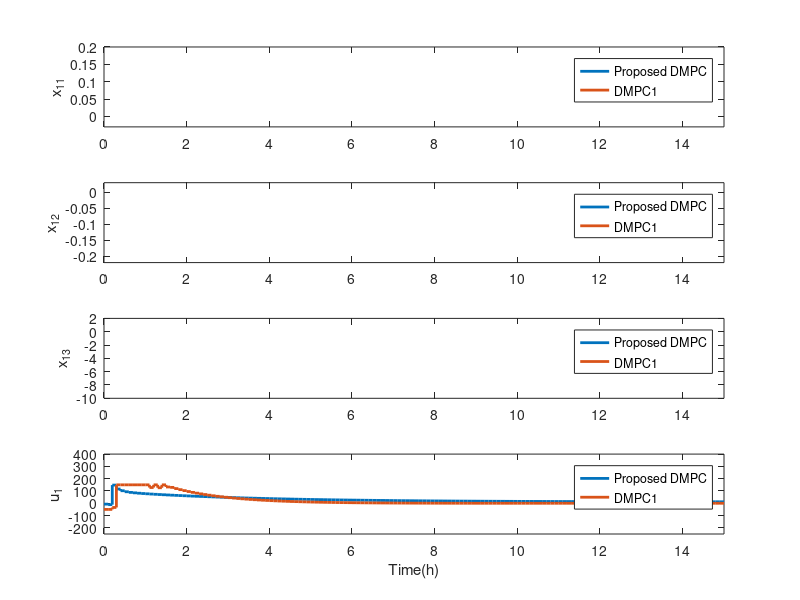
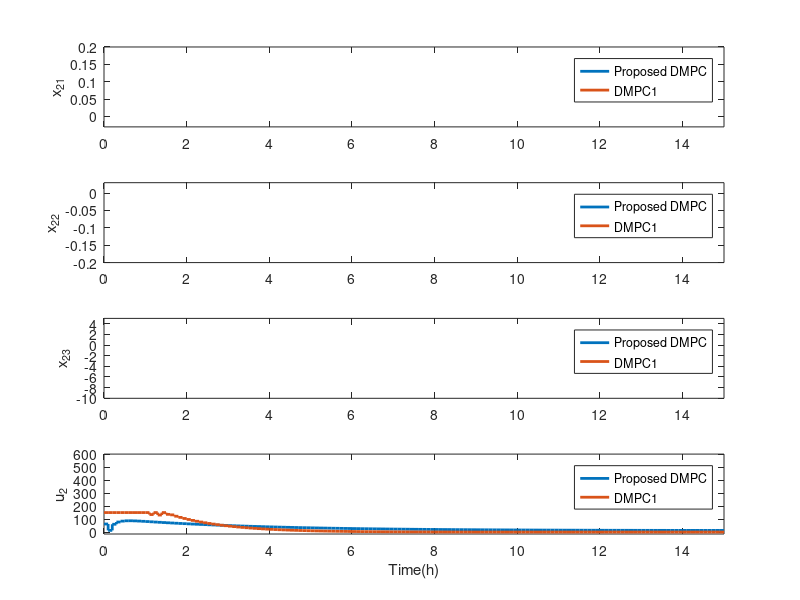
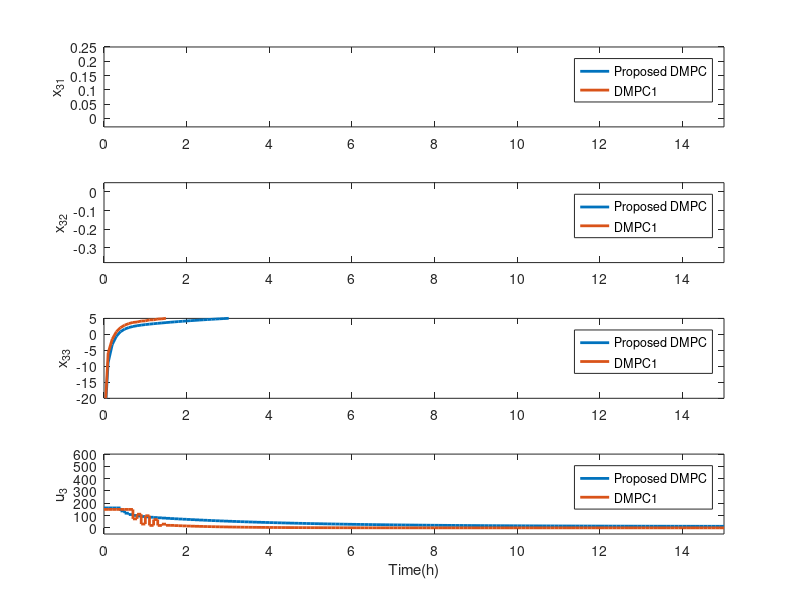

Here is the MATLAB script that generated these plots, in order:
clc
clear all
close all

load cmpc
xs1=2.74965498723184e-05;
xs2=0.000293813807189524;
xs3=490.485791311134;
xs4=6.41585647871797e-05;
xs5=0.000695133982828163;
xs6=463.932407617157;
xs7=7.41883444015044e-06;
xs8=0.000480500405435715;
xs9=307.008209455795;
cx1=x1array-xs1;
cx2=x2array-xs2;
cx3=x3array-xs3;
cx4=x4array-xs4;
cx5=x5array-xs5;
cx6=x6array-xs6;
cx7=x7array-xs7;
cx8=x8array-xs8;
cx9=x9array-xs9;
cu1=uarray(:,1);
cu2=uarray(:,11);
cu3=uarray(:,21);
ccost1=0;
ccost2=0;
ccost3=0;

load dmpc
xs1=2.74965498723184e-05;
xs2=0.000293813807189524;
xs3=490.485791311134;
xs4=6.41585647871797e-05;
xs5=0.000695133982828163;
xs6=463.932407617157;
xs7=7.41883444015044e-06;
xs8=0.000480500405435715;
xs9=307.008209455795;
dx1=x1array-xs1;
dx2=x2array-xs2;
dx3=x3array-xs3;
dx4=x4array-xs4;
dx5=x5array-xs5;
dx6=x6array-xs6;
dx7=x7array-xs7;
dx8=x8array-xs8;
dx9=x9array-xs9;
du1=u1array(:,1);
du2=u2array(:,1);
du3=u3array(:,1);
dcost1=0;
dcost2=0;
dcost3=0;

i=1;

while i < 101
    ccost1=ccost1+1.15*cx1(i)*cx1(i)+1.15*cx2(i)*cx2(i)+0.0015*cx3(i)*cx3(i)+0.0000002*cu1(i)*cu1(i);
    ccost2=ccost2+1.2*cx4(i)*cx4(i)+1.2*cx5(i)*cx5(i)+0.018*cx6(i)*cx6(i)+0.0000007*cu2(i)*cu2(i);
    ccost3=ccost3+1.5*cx7(i)*cx7(i)+1.5*cx8(i)*cx8(i)+0.002*cx9(i)*cx9(i)+0.000003*cu3(i)*cu3(i);
    
    dcost1=dcost1+1.15*dx1(i)*dx1(i)+1.15*dx2(i)*dx2(i)+0.0015*dx3(i)*dx3(i)+0.0000002*du1(i)*du1(i);
    dcost2=dcost2+1.2*dx4(i)*dx4(i)+1.2*dx5(i)*dx5(i)+0.018*dx6(i)*dx6(i)+0.0000007*du2(i)*du2(i);
    dcost3=dcost3+1.5*dx7(i)*dx7(i)+1.5*dx8(i)*dx8(i)+0.002*dx9(i)*dx9(i)+0.000003*du3(i)*du3(i);
    
    i=i+1;
end



figure
subplot(4,1,1),plot(t,dx1,'linewidth',2)
hold on;
plot(t,cx1,'linewidth',2)
ylabel('x_{11}');
legend('Proposed DMPC','DMPC1');
axis([0 tfinal -0.03 0.2])
subplot(4,1,2),plot(t,dx2,'linewidth',2)
hold on;
plot(t,cx2,'linewidth',2)
ylabel('x_{12}');
legend('Proposed DMPC','DMPC1');
 axis([0 tfinal -0.22 0.03])
subplot(4,1,3),plot(t,dx3,'linewidth',2)
hold on;
plot(t,cx3,'linewidth',2)
ylabel('x_{13}');
legend('Proposed DMPC','DMPC1');
axis([0 tfinal -10 2])
subplot(4,1,4),stairs(t,du1,'linewidth',2);
hold on;
stairs(t,cu1,'linewidth',2);
legend('Proposed DMPC','DMPC1');
axis([0 tfinal -250 400])
ylabel('u_1');
xlabel ('Time(h)')

figure
subplot(4,1,1),plot(t,dx4,'linewidth',2)
hold on;
plot(t,cx4,'linewidth',2)
ylabel('x_{21}');
legend('Proposed DMPC','DMPC1');
axis([0 tfinal -0.03 0.2])
subplot(4,1,2),plot(t,dx5,'linewidth',2)
hold on;
plot(t,cx5,'linewidth',2)
ylabel('x_{22}');
legend('Proposed DMPC','DMPC1');
axis([0 tfinal -0.2 0.03])
subplot(4,1,3),plot(t,dx6,'linewidth',2)
hold on;
plot(t,cx6,'linewidth',2)
ylabel('x_{23}');
legend('Proposed DMPC','DMPC1');
axis([0 tfinal -10 5])
subplot(4,1,4),stairs(t,du2,'linewidth',2);
hold on;
stairs(t,cu2,'linewidth',2);
legend('Proposed DMPC','DMPC1');
axis([0 tfinal -15 600])
ylabel('u_2');
xlabel ('Time(h)')

figure
subplot(4,1,1),plot(t,dx7,'linewidth',2)
hold on;
plot(t,cx7,'linewidth',2)
ylabel('x_{31}');
legend('Proposed DMPC','DMPC1');
axis([0 tfinal -0.03 0.25])
subplot(4,1,2),plot(t,dx8,'linewidth',2)
hold on;
plot(t,cx8,'linewidth',2)
ylabel('x_{32}');
legend('Proposed DMPC','DMPC1');
axis([0 tfinal -0.38 0.05])
subplot(4,1,3),plot(t,dx9,'linewidth',2)
hold on;
plot(t,cx9,'linewidth',2)
ylabel('x_{33}');
legend('Proposed DMPC','DMPC1');
axis([0 tfinal -20 5])
subplot(4,1,4),stairs(t,du3,'linewidth',2);
hold on;
stairs(t,cu3,'linewidth',2);
legend('Proposed DMPC','DMPC1');
axis([0 tfinal -50 600])
ylabel('u_3');
xlabel ('Time(h)')



com1=(dcost1-ccost1)/ccost1
com2=(dcost2-ccost2)/ccost2
com3=(dcost3-ccost3)/ccost3









